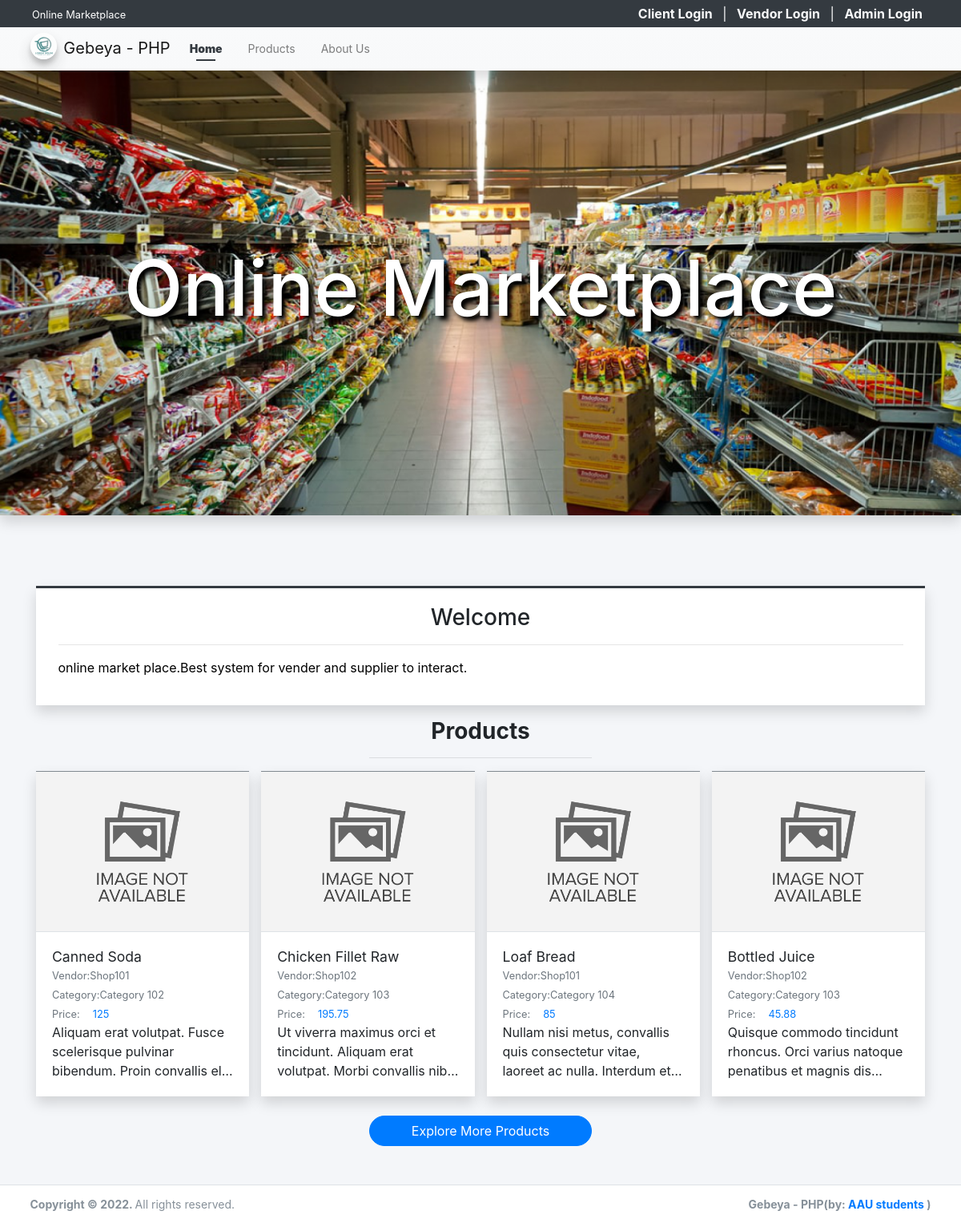
The page / on the database its author committed.
### tables this page shows
CREATE TABLE `product_list` (
  `id` int(30) NOT NULL,
  `vendor_id` int(30) DEFAULT NULL,
  `category_id` int(30) DEFAULT NULL,
  `name` text NOT NULL,
  `description` text NOT NULL,
  `price` double NOT NULL DEFAULT 0,
  `image_path` text DEFAULT NULL,
  `status` tinyint(1) NOT NULL DEFAULT 1,
  `delete_flag` tinyint(1) NOT NULL DEFAULT 0,
  `date_created` datetime NOT NULL DEFAULT current_timestamp(),
  `date_updated` datetime DEFAULT NULL ON UPDATE current_timestamp()
);

CREATE TABLE `vendor_list` (
  `id` int(30) NOT NULL,
  `code` varchar(100) NOT NULL,
  `shop_type_id` int(30) NOT NULL,
  `shop_name` text NOT NULL,
  `shop_owner` text NOT NULL,
  `contact` text NOT NULL,
  `username` text NOT NULL,
  `password` text NOT NULL,
  `avatar` text DEFAULT NULL,
  `status` tinyint(1) NOT NULL DEFAULT 1,
  `delete_flag` tinyint(1) NOT NULL DEFAULT 0,
  `date_created` datetime NOT NULL DEFAULT current_timestamp(),
  `date_updated` datetime DEFAULT NULL ON UPDATE current_timestamp()
);

CREATE TABLE `category_list` (
  `id` int(30) NOT NULL,
  `vendor_id` int(30) NOT NULL,
  `name` text NOT NULL,
  `description` text NOT NULL,
  `status` tinyint(1) NOT NULL DEFAULT 1,
  `delete_flag` tinyint(1) NOT NULL DEFAULT 0,
  `date_created` datetime NOT NULL DEFAULT current_timestamp(),
  `date_updated` datetime DEFAULT NULL ON UPDATE current_timestamp()
);

### classes/DBConnection.php (called while the page is built, shortened)
<?php
class DBConnection{
    private $host = DB_SERVER;
    private $username = DB_USERNAME;
    private $password = DB_PASSWORD;
    private $database = DB_NAME;
    public $conn;
    public function __construct(){
        if (!isset($this->conn)) {
            $this->conn = new mysqli($this->host, $this->username, $this->password, $this->database);
        }
    }
}
?>

### classes/SystemSettings.php (called while the page is built, shortened)
<?php
class SystemSettings extends DBConnection{
	function userdata($field = ''){
		if(!empty($field)){
			if(isset($_SESSION['userdata'][$field]))
				return $_SESSION['userdata'][$field];
			else
				return null;
		}else{
			return false;
		}
	}
	function info($field=''){
		if(!empty($field)){
			if(isset($_SESSION['system_info'][$field]))
				return $_SESSION['system_info'][$field];
			else
				return false;
		}else{
			return false;
		}
	}
}
$_settings = new SystemSettings();
?>

### config.php (called while the page is built, shortened)
<?php
require_once('classes/DBConnection.php');
require_once('classes/SystemSettings.php');
function validate_image($file){
    $file = explode("?",$file)[0];
	if(!empty($file)){
		if(is_file(base_app.$file)){
			return base_url.$file;
		}else{
			return base_url.'dist/img/no-image-available.png';
		}
	}else{
		return base_url.'dist/img/no-image-available.png';
	}
}
function format_num($number = 0, $max_decimal = ''){
    if(is_numeric($number)){
        $ex = explode('.',$number);
        $dec = isset($ex[1]) ? strlen($ex[1]) : 0;
        if(empty($max_decimal) || (is_numeric($max_decimal) && $max_decimal >= $dec)){
            return number_format($number,$dec);
        }else{
            if(is_numeric($max_decimal))
                return number_format($number,$max_decimal);
            else
                return "Invalid Maximum Decimal";
        }
    }else{
        return "Invalid Number";
    }
}
?>

### home.php (the view, shortened to what this page needs)
<div class="col-lg-12 py-5">
    <div class="contain-fluid">
        <div class="card card-outline card-dark shadow rounded-0">
            <div class="card-body rounded-0">
                <div class="container-fluid">
                    <h3 class="text-center">Welcome</h3>
                    <hr>
                    <div class="welcome-content">
                    </div>
                </div>
            </div>
        </div>
        <h3 class="text-center"><b>Products</b></h3>
        <center><hr class="w-25"></center>
        <div class="row" id="product_list">
            <?php
            $products = $conn->query("SELECT p.*, v.shop_name as vendor, c.name as `category` FROM `product_list` p inner join vendor_list v on p.vendor_id = v.id inner join category_list c on p.category_id = c.id where p.delete_flag = 0 and p.`status` =1 order by RAND() limit 4");
            while($row = $products->fetch_assoc()):
            ?>
            <div class="col-lg-3 col-md-6 col-sm-12 product-item">
                <a href="./?page=products/view_product&id=<?= $row['id'] ?>" class="card shadow rounded-0 text-reset text-decoration-none">
                <div class="product-img-holder position-relative">
                    <img src="<?= validate_image($row['image_path']) ?>" alt="Product-image" class="img-top product-img bg-gradient-gray">
                </div>
                    <div class="card-body border-top border-gray">
                        <h5 class="card-title text-truncate w-100"><?= $row['name'] ?></h5>
                        <div class="d-flex w-100">
                            <div class="col-auto px-0"><small class="text-muted">Vendor: </small></div>
                            <div class="col-auto px-0 flex-shrink-1 flex-grow-1"><p class="text-truncate m-0"><small class="text-muted"><?= $row['vendor'] ?></small></p></div>
                        </div>
                        <div class="d-flex">
                            <div class="col-auto px-0"><small class="text-muted">Category: </small></div>
                            <div class="col-auto px-0 flex-shrink-1 flex-grow-1"><p class="text-truncate m-0"><small class="text-muted"><?= $row['category'] ?></small></p></div>
                        </div>
                        <div class="d-flex">
                            <div class="col-auto px-0"><small class="text-muted">Price: </small></div>
                            <div class="col-auto px-0 flex-shrink-1 flex-grow-1"><p class="m-0 pl-3"><small class="text-primary"><?= format_num($row['price']) ?></small></p></div>
                        </div>
                        <p class="card-text truncate-3 w-100"><?= strip_tags(html_entity_decode($row['description'])) ?></p>
                    </div>
                </a>
            </div>
            <?php endwhile; ?>
        </div>
        <div class="text-center">
            <a href="./?page=products" class="btn btn-large btn-primary rounded-pill col-lg-3 col-md-5 col-sm-12">Explore More Products</a>
        </div>
    </div>
</div>

### index.php (shortened to what this page needs)
<?php require_once('./config.php'); ?>
 <!DOCTYPE html>
<html lang="en" class="" style="height: auto;">
<?php require_once('inc/header.php') ?>
  <body class="layout-top-nav layout-fixed layout-navbar-fixed" style="height: auto;">
    <div class="wrapper">
     <?php $page = isset($_GET['page']) ? $_GET['page'] : 'home';  ?>
     <?php require_once('inc/topBarNav.php') ?>
      <div class="content-wrapper pt-5" style="">
        <?php if($page == "home" || $page == "about"): ?>
          <div id="header" class="shadow mb-4">
              <div class="d-flex justify-content-center h-100 w-100 align-items-center flex-column px-3">
                  <h1 class="w-100 text-center site-title px-5"><?php echo $_settings->info('name') ?></h1>
              </div>
          </div>
        <?php endif; ?>
        <section class="content ">
          <div class="container">
            <?php
              if(!file_exists($page.".php") && !is_dir($page)){
                  include '404.html';
              }else{
                if(is_dir($page))
                  include $page.'/index.php';
                else
                  include $page.'.php';
              }
            ?>
          </div>
        </section>
      </div>
      <?php require_once('inc/footer.php') ?>
  </body>
</html>

### inc/header.php (shortened to what this page needs)
<head>
    <link rel="stylesheet" href="<?php echo base_url ?>plugins/tempusdominus-bootstrap-4/css/tempusdominus-bootstrap-4.min.css">
  <link rel="stylesheet" href="<?php echo base_url ?>plugins/datatables-bs4/css/dataTables.bootstrap4.min.css">
  <link rel="stylesheet" href="<?php echo base_url ?>plugins/datatables-responsive/css/responsive.bootstrap4.min.css">
  <link rel="stylesheet" href="<?php echo base_url ?>plugins/datatables-buttons/css/buttons.bootstrap4.min.css">
  <link rel="stylesheet" href="<?php echo base_url ?>plugins/select2/css/select2.min.css">
  <link rel="stylesheet" href="<?php echo base_url ?>plugins/select2-bootstrap4-theme/select2-bootstrap4.min.css">
    <link rel="stylesheet" href="<?php echo base_url ?>plugins/icheck-bootstrap/icheck-bootstrap.min.css">
    <link rel="stylesheet" href="<?php echo base_url ?>plugins/jqvmap/jqvmap.min.css">
    <link rel="stylesheet" href="<?php echo base_url ?>plugins/fullcalendar/main.css">
    <link rel="stylesheet" href="<?php echo base_url ?>plugins/overlayScrollbars/css/OverlayScrollbars.min.css">
    <link rel="stylesheet" href="<?php echo base_url ?>plugins/daterangepicker/daterangepicker.css">
    <link rel="stylesheet" href="<?php echo base_url ?>plugins/summernote/summernote-bs4.min.css">
  <link rel="stylesheet" href="<?php echo base_url ?>plugins/sweetalert2-theme-bootstrap-4/bootstrap-4.min.css">
    <link rel="stylesheet" href="<?php echo base_url ?>dist/css/adminlte.css">
    <link rel="stylesheet" href="<?php echo base_url ?>dist/css/custom.css">
  </head>

### inc/topBarNav.php (shortened to what this page needs)
<nav class="w-100 px-2 py-1 position-fixed top-0 bg-dark text-light" id="login-nav">
  <div class="d-flex justify-content-between w-100">
  <div>
      <p class="m-0 truncate-1"><small><?= $_settings->info('name') ?></small></p>
    </div>
    <div>
      <?php if($_settings->userdata('id') > 0 && $_settings->userdata('login_type') ==3): ?>
        <!-- <span class="mx-2">Hello, <?= !empty($_settings->userdata('username')) ? $_settings->userdata('username') : $_settings->userdata('email') ?></span>
        <span class="mx-1"><a href="<?= base_url.'classes/Login.php?f=logout_client' ?>"><i class="fa fa-power-off"></i></a></span> -->
        <div class="dropdown">
          <a href="javascript:void(0)" class="dropdown-toggle text-reset text-decoration-none" id="dropdownMenuButton" data-toggle="dropdown" aria-haspopup="true" aria-expanded="false">
          <span class="mx-2"><img src="<?= validate_image($_settings->userdata('avatar')) ?>" class="img-thumbnail rounded-circle" alt="User Avatar" id="client-img-avatar">  <span class="mx-2">Hello, <?= !empty($_settings->userdata('username')) ? $_settings->userdata('username') : $_settings->userdata('email') ?></span>
          </a>
          <div class="dropdown-menu" aria-labelledby="dropdownMenuButton">
            <a class="dropdown-item" href="./?page=manage_account">Manage Account</a>
            <a class="dropdown-item" href="<?= base_url.'classes/Login.php?f=logout_client' ?>">Logout</a>
          </div>
        </div>
      <?php else: ?>
        <a href="./login.php" class="mx-2 text-light text-decoration-none font-weight-bolder">Client Login</a> |
        <a href="./vendor" class="mx-2 text-light text-decoration-none font-weight-bolder">Vendor Login</a> |
        <a href="./admin" class="mx-2 text-light text-decoration-none font-weight-bolder">Admin Login</a>
      <?php endif; ?>
    </div>
  </div>
</nav>
<nav class="main-header navbar navbar-expand-md navbar-light border-0 text-sm bg-gradient-light shadow" id='top-Nav'>
  <div class="container">
    <a href="./" class="navbar-brand">
      <img src="<?php echo validate_image($_settings->info('logo'))?>" alt="Site Logo" class="brand-image img-circle elevation-3" style="opacity: .8">
      <span><?= $_settings->info('short_name') ?></span>
    </a>
    <div class="collapse navbar-collapse order-3" id="navbarCollapse">
      <ul class="navbar-nav">
        <li class="nav-item">
          <a href="./" class="nav-link <?= isset($page) && $page =='home' ? "active" : "" ?>">Home</a>
        </li>
        <li class="nav-item">
          <a href="./?page=products" class="nav-link <?= isset($page) && $page =='products' ? "active" : "" ?>">Products</a>
        </li>
        <li class="nav-item">
          <a href="./?page=about" class="nav-link <?= isset($page) && $page =='about' ? "active" : "" ?>">About Us</a>
        </li>
      </ul>
    </div>
  </div>
</nav>

### inc/footer.php (shortened to what this page needs)
<footer class="main-footer text-sm">
  <div class="container">
        <strong>Copyright © <?php echo date('Y') ?>.
        </strong>
        All rights reserved.
        <div class="float-right d-none d-sm-inline-block">
          <b><?php echo $_settings->info('short_name') ?>(by: <a href="mailto:oretnom23@gmail.com" target="blank">AAU students</a> ) </b>
        </div>
      </div>
      </footer>
    </div>

### inc/topBarNav.php (style rules this page uses)
#login-nav { position: fixed !important; top: 0 !important; z-index: 1038; padding: 0.3em 2.5em !important; }
#top-Nav { top: 2.3em; }
.text-sm .layout-navbar-fixed .wrapper .main-header ~ .content-wrapper, .layout-navbar-fixed .wrapper .main-header.text-sm ~ .content-wrapper { margin-top: calc(3.6) !important; padding-top: calc(3.2em) !important }

### rows shown on the page
product_list: name "Canned Soda", vendor.shop_name "Shop101", category.name "Category 102", price "125", description "Aliquam erat volutpat. Fusce scelerisque pulvinar bibendum. Proin convallis…"
product_list: name "Chicken Fillet Raw", vendor.shop_name "Shop102", category.name "Category 103", price "195.75", description "Ut viverra maximus orci et tincidunt. Aliquam erat volutpat. Morbi convallis…"
product_list: name "Loaf Bread", vendor.shop_name "Shop101", category.name "Category 104", price "85", description "Nullam nisi metus, convallis quis consectetur vitae, laoreet ac nulla. Interdum…"
product_list: name "Bottled Juice", vendor.shop_name "Shop102", category.name "Category 103", price "45.88", description "Quisque commodo tincidunt rhoncus. Orci varius natoque penatibus et magnis…"

### other values the page prints
$_settings->info('name') "Online Marketplace"
$_settings->info('short_name') "Gebeya - PHP"
